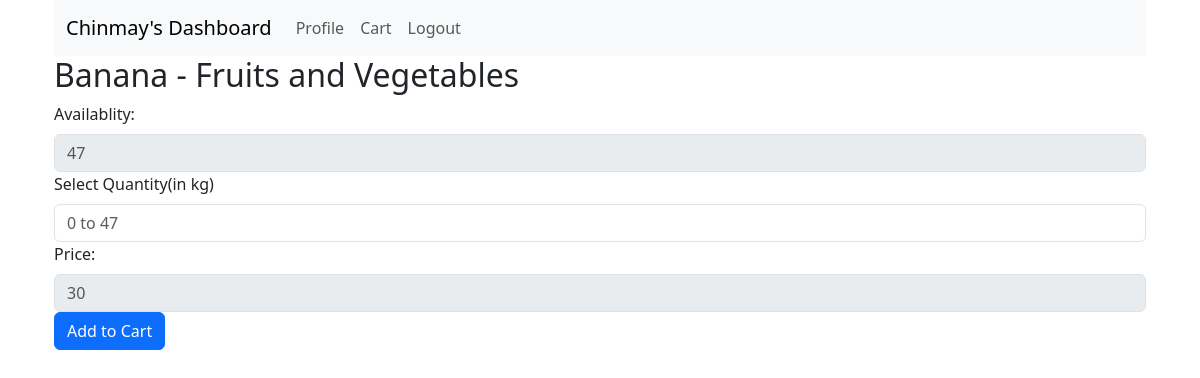
The app's page /user/1/2 with its own data.
### application/models.py (models this page shows)
class User(db.Model):
    u_id=db.Column(db.Integer,primary_key=True)
    name=db.Column(db.String,nullable=False,unique=False)
    username=db.Column(db.String,unique=True,nullable=False)
    password=db.Column(db.String,nullable=False)

class Product(db.Model):
    p_id=db.Column(db.Integer,primary_key=True)
    name=db.Column(db.String,nullable=False,unique=True)
    category_id=db.Column(db.Integer,db.ForeignKey("category.c_id"),nullable=False)
    unit=db.Column(db.String(6),nullable=False)
    quantity=db.Column(db.Integer,nullable=False)
    cost=db.Column(db.Integer,nullable=False)

class Category(db.Model):
    c_id=db.Column(db.Integer,primary_key=True)
    name=db.Column(db.String,unique=True,nullable=False)
    items=db.relationship("Product",backref="product_type")

### application/controllers2.py (the view, shortened to what this page needs)
@app.route("/user/<int:uid>/<int:pid>",methods=["GET","POST"])
def add_product_to_cart(uid,pid):
    u=User.query.get(uid)
    p=Product.query.get(pid)
    if request.method=="GET":
        return render_template("add_product_to_cart.html",u=u,p=p)

### templates/add_product_to_cart.html (shortened to what this page needs)
{%extends "base.html"%}
{%block content %}
<div class="container">
    <div class="container" >
        <nav class="navbar navbar-expand-lg bg-body-tertiary" style="background-color: #a0a3a5;">
            <div class="container-fluid">
              <a class="navbar-brand" href="/user/{{u.u_id}}">{{u.name}}'s Dashboard</a>
              <div class="collapse navbar-collapse" id="navbarNav">
                <ul class="navbar-nav">
                  <li class="nav-item">
                    <a class="nav-link" aria-current="page" href="/user/{{u.u_id}}/profile">Profile</a>
                  </li>
                  <li class="nav-item">
                    <a class="nav-link" aria-current="page" href="/user/{{u.u_id}}/cart">Cart</a>
                  </li>
                  <li class="nav-item">
                    <a class="nav-link" href="/">Logout</a>
                  </li>
                </ul>
              </div>
            </div>
        </nav>
        <h2>{{p.name}} - {{p.product_type.name}}</h2>
        <div>
        <form action="/user/{{u.u_id}}/{{p.p_id}}" method="POST">
            <label for="available" class="form-label">Availablity:</label>
            <input class="form-control" type="text" placeholder="{{p.quantity}}" id="available" disabled>
            <label for="quantity" class="form-label">Select Quantity(in {{p.unit}})</label>
            <input type="Integer" class="form-control" placeholder="0 to {{p.quantity}}" id="quantity" name="quantity">
            <label for="Cost" class="form-label">Price:</label>
            <input class="form-control" type="text" placeholder="{{p.cost}}" id="Cost" disabled>
            <input class="btn btn-primary" type="submit" value="Add to Cart">
        </form>
        </div>
</div>
{%endblock%}

### records on screen
User: name "Chinmay"
Product: name "Banana", quantity "47", unit "kg", quantity "0 to 47", cost "30"
Category: product_type.name "Fruits and Vegetables"
